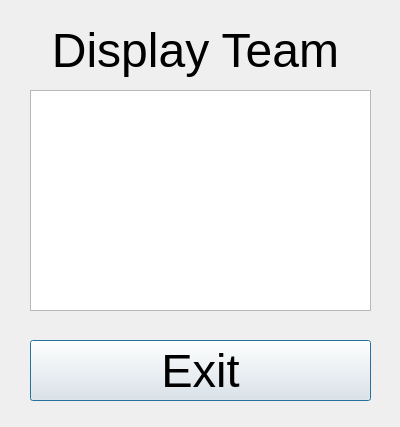
<?xml version="1.0" encoding="UTF-8"?>
<ui version="4.0">
 <class>qdDisplay</class>
 <widget class="QDialog" name="qdDisplay">
  <property name="geometry">
   <rect>
    <x>0</x>
    <y>0</y>
    <width>400</width>
    <height>427</height>
   </rect>
  </property>
  <property name="windowTitle">
   <string>Dialog</string>
  </property>
  <widget class="QLabel" name="lblDisplay">
   <property name="geometry">
    <rect>
     <x>20</x>
     <y>20</y>
     <width>351</width>
     <height>61</height>
    </rect>
   </property>
   <property name="font">
    <font>
     <pointsize>36</pointsize>
    </font>
   </property>
   <property name="text">
    <string>Display Team</string>
   </property>
   <property name="alignment">
    <set>Qt::AlignCenter</set>
   </property>
  </widget>
  <widget class="QTableView" name="tbTeam">
   <property name="geometry">
    <rect>
     <x>30</x>
     <y>90</y>
     <width>341</width>
     <height>221</height>
    </rect>
   </property>
  </widget>
  <widget class="QPushButton" name="pbExit">
   <property name="geometry">
    <rect>
     <x>30</x>
     <y>340</y>
     <width>341</width>
     <height>61</height>
    </rect>
   </property>
   <property name="font">
    <font>
     <pointsize>35</pointsize>
    </font>
   </property>
   <property name="text">
    <string>Exit</string>
   </property>
  </widget>
 </widget>
 <resources/>
 <connections>
  <connection>
   <sender>pbExit</sender>
   <signal>clicked()</signal>
   <receiver>qdDisplay</receiver>
   <slot>close()</slot>
   <hints>
    <hint type="sourcelabel">
     <x>200</x>
     <y>370</y>
    </hint>
    <hint type="destinationlabel">
     <x>199</x>
     <y>213</y>
    </hint>
   </hints>
  </connection>
 </connections>
</ui>
